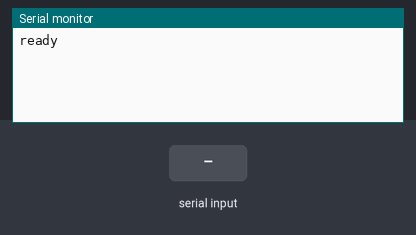
A sketch run on a simulated Arduino Uno, built with avr-gcc and run on an emulated ATmega328P. Parts: the last lines printed to the serial monitor. Inputs (shaded band) come from the test bench.

Above: at 6.2 s.
6.3 s: "hi\n" received over Serial
At 7.4 s:
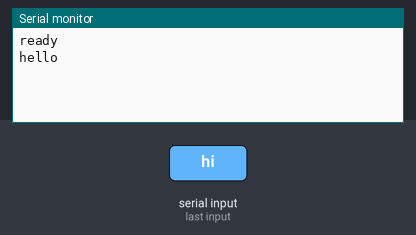
7.8 s: byte 59 (';') received over Serial
At 9.0 s:
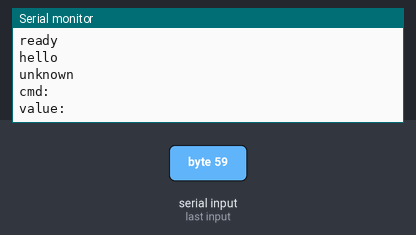
9.3 s: "age\n" received over Serial
At 9.7 s:
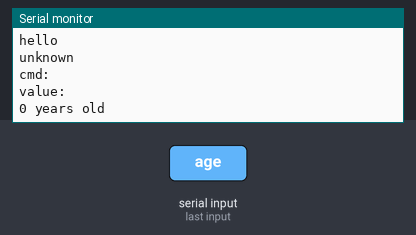

The sketch:

ReadCmds.ino
```cpp
int maxInput = 200;
char byteIn[200];
char value[10];
int indexValue = 0;
char inByte;
int indexArray = 0;
String valueIn;

int readValue = 0;

void setup() {
  Serial.begin(9600);
  delay(5000);
  Serial.println("\n\nready");

}

void runCMD(String cmd,String value){
  if(cmd == "hi"){
      Serial.println("hello");
  }else if(cmd == "age"){
    Serial.print(value.toInt());
    Serial.println(" years old");
  }else{
    Serial.println("unknown");
    Serial.print("cmd: ");
    Serial.println(cmd);
    Serial.print("value: ");
    Serial.println(value);
  }
}

void loop() {
  while (Serial.available() > 0) {
    // read the incoming byte:
    inByte = Serial.read();


    if (inByte == ';'||inByte=='\n') {


      byteIn[indexArray] = '\0';
      value[indexValue] = '\0';
      valueIn = value;
      indexArray = 0;
      indexValue = 0;
      readValue = 0;
      runCMD(byteIn,value);
    } else if (readValue == 1) {

      value[indexValue] = inByte;

      indexValue++;

      if (indexValue >= 10) {
        indexValue = 0;
      }

    } else {
      if (inByte == '=') {
        readValue = 1;

      } else {

        byteIn[indexArray] = inByte;
        indexArray++;
      }
    }

    if (inByte == '=') {
      readValue = 1;

    }


    if (indexArray >= maxInput) {
      indexArray = 0;
    }

  }
}
```

Measured:
- after the input at 6.3 s, the serial monitor: prints a new line at once (image 1)
- after the input at 7.8 s, the serial monitor: prints a new line at once (image 2)
- after the input at 9.3 s, the serial monitor: prints a new line at once (image 3)
